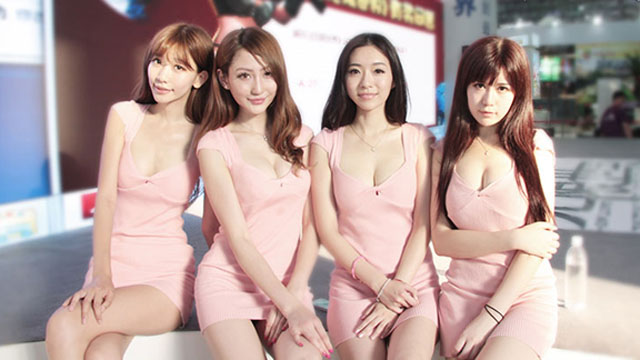
#> input picture girls.jpg, 640 x 360 px
$ python face_detection.py
#> lines starting #> are read from the running program, lines starting #| are printed output that depends on the picture
# -*- coding: utf-8 -*-
import sys
sys.path.append('/usr/local/lib/python2.7/site-packages/')
import cv2


def show(img):
    cv2.imshow('Image', img)
    cv2.waitKey(0)


def get_face_image(img, margin_extend_rate=0.3):
#> called with margin_extend_rate = 0.3
    faces = []
#> faces = []
    coordinates = []
    faces_coordinate_ = face_cascade.detectMultiScale(
        img,
        scaleFactor=1.15,
        minNeighbors=5,
        minSize=(5, 5)
    )
#> faces_coordinate_ = [[339, 49, 59, 59], [225, 54, 59, 59], [461, 67, 59, 59], [137, 39, 66, 66]]
#> img is the input picture: shape (360, 640, 3); mean B, G, R 156.5, 160.2, 181.3
    for (x, y, w, h) in faces_coordinate_:
        x_extend = int(w * margin_extend_rate)
        y_extend = int(h * margin_extend_rate)
        if y-y_extend > 0:
            y_min = y-y_extend
        else:
            y_min = 0

        if y+h+y_extend > img.shape[0]:
            y_max = img.shape[0]
        else:
            y_max = y+h+y_extend

        if x-x_extend > 0:
            x_min = x-x_extend
        else:
            x_min = 0

        if x+w+x_extend > img.shape[1]:
            x_max = img.shape[1]
        else:
            x_max = x+w+x_extend

        roi = img[y_min:y_max, x_min:x_max]
        faces.append(roi)
        coordinates.append((x, y))
#> this loop made 4 passes
#> (x, y, w, h, x_extend, y_extend, y_min, y_max) on passes 1 to 4: (339, 49, 59, 59, 17, 17, 32, 125), (225, 54, 59, 59, 17, 17, 37, 130), (461, 67, 59, 59, 17, 17, 50, 143), (137, 39, 66, 66, 19, 19, 20, 124)
#> pass 1, in get_face_image, `roi = img[y_min:y_max, x_min:x_max]`:
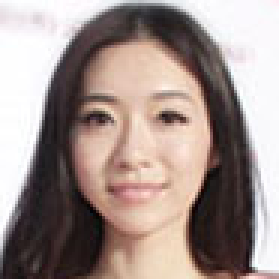
#> roi: shape (93, 93, 3) (shown 3 times larger); mean B, G, R 140.4, 145.4, 161.2
#> pass 2, in get_face_image, `roi = img[y_min:y_max, x_min:x_max]`:
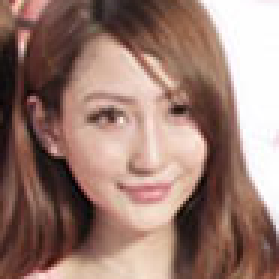
#> roi: shape (93, 93, 3) (shown 3 times larger); mean B, G, R 113.2, 123.4, 153.9
#> pass 3, in get_face_image, `roi = img[y_min:y_max, x_min:x_max]`:
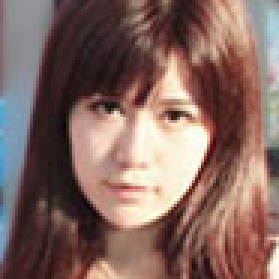
#> roi: shape (93, 93, 3) (shown 3 times larger); mean B, G, R 96.4, 103.8, 132
#> after the loop, coordinates = [(339, 49), (225, 54), (461, 67), (137, 39)]; faces = 4 items
        # print('FaceDetected')

    return faces, coordinates


def draw_faces(img):
    faces = []
    image = img
    faces_coordinate_ = face_cascade.detectMultiScale(
        img,
        scaleFactor=1.15,
        minNeighbors=5,
        minSize=(5, 5)
    )
    for (x, y, w, h) in faces_coordinate_:
        cv2.rectangle(image, (x, y), (x + w, y + w), (0, 255, 0), 2)
    return image

face_cascade = cv2.CascadeClassifier(r'./haarcascade_frontalface_default.xml')

if __name__ == '__main__':
    faces = get_face_image(cv2.imread('girls.jpg'))
    for img in faces:
       show(img)
#> this loop made 2 passes
#> img on pass 2: [(339, 49), (225, 54), (461, 67), (137, 39)]
